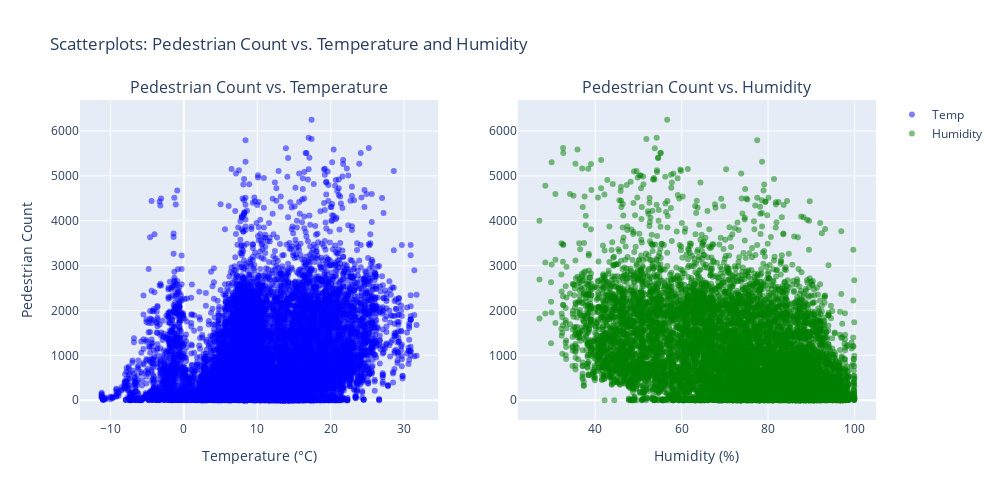

Notebook source saved alongside this figure:
### Markdown cell above
### Pedestrian Count vs. Temperature and Humidity

### Code cell
fig = make_subplots(rows=1, cols=2,
                    subplot_titles=('Pedestrian Count vs. Temperature', 'Pedestrian Count vs. Humidity'))

# Scatterplot Fußgängerzahlen gegen Temperatur
fig.add_trace(go.Scatter(x=data_pre['temp'], y=data_pre['series'], mode='markers', marker=dict(color='blue' , opacity=0.5), name='Temp'),
              row=1, col=1)

# Scatterplot Fußgängerzahlen gegen Luftfeuchtigkeit
fig.add_trace(go.Scatter(x=data_pre['humidity'], y=data_pre['series'], mode='markers', marker=dict(color='green', opacity=0.5), name='Humidity'),
              row=1, col=2)

# Layout anpassen
fig.update_xaxes(title_text='Temperature (°C)', row=1, col=1)
fig.update_xaxes(title_text='Humidity (%)', row=1, col=2)
fig.update_yaxes(title_text='Pedestrian Count', row=1, col=1)

fig.update_layout(title='Scatterplots: Pedestrian Count vs. Temperature and Humidity',
                  showlegend=True,
                  width=1000, height=500)

fig.show()

### Figure 1 — Plotly figure (JSON) as saved in the notebook; plotly's stock layout.template omitted (floating-point values rounded to 4 significant figures; data arrays with more than 128 entries replaced by an {"elided": "..."} marker saying what was removed)
{"data": [{"marker": {"color": "blue", "opacity": 0.5}, "mode": "markers", "name": "Temp", "type": "scatter", "x": {"elided": "13897 float values"}, "xaxis": "x", "y": {"elided": "13897 int values"}, "yaxis": "y"}, {"marker": {"color": "green", "opacity": 0.5}, "mode": "markers", "name": "Humidity", "type": "scatter", "x": {"elided": "13897 float values"}, "xaxis": "x2", "y": {"elided": "13897 int values"}, "yaxis": "y2"}], "layout": {"annotations": [{"font": {"size": 16}, "showarrow": false, "text": "Pedestrian Count vs. Temperature", "x": 0.225, "xanchor": "center", "xref": "paper", "y": 1, "yanchor": "bottom", "yref": "paper"}, {"font": {"size": 16}, "showarrow": false, "text": "Pedestrian Count vs. Humidity", "x": 0.775, "xanchor": "center", "xref": "paper", "y": 1, "yanchor": "bottom", "yref": "paper"}], "height": 500, "showlegend": true, "title": {"text": "Scatterplots: Pedestrian Count vs. Temperature and Humidity"}, "width": 1000, "xaxis": {"anchor": "y", "domain": [0, 0.45], "title": {"text": "Temperature (°C)"}}, "xaxis2": {"anchor": "y2", "domain": [0.55, 1], "title": {"text": "Humidity (%)"}}, "yaxis": {"anchor": "x", "domain": [0, 1], "title": {"text": "Pedestrian Count"}}, "yaxis2": {"anchor": "x2", "domain": [0, 1]}}}
